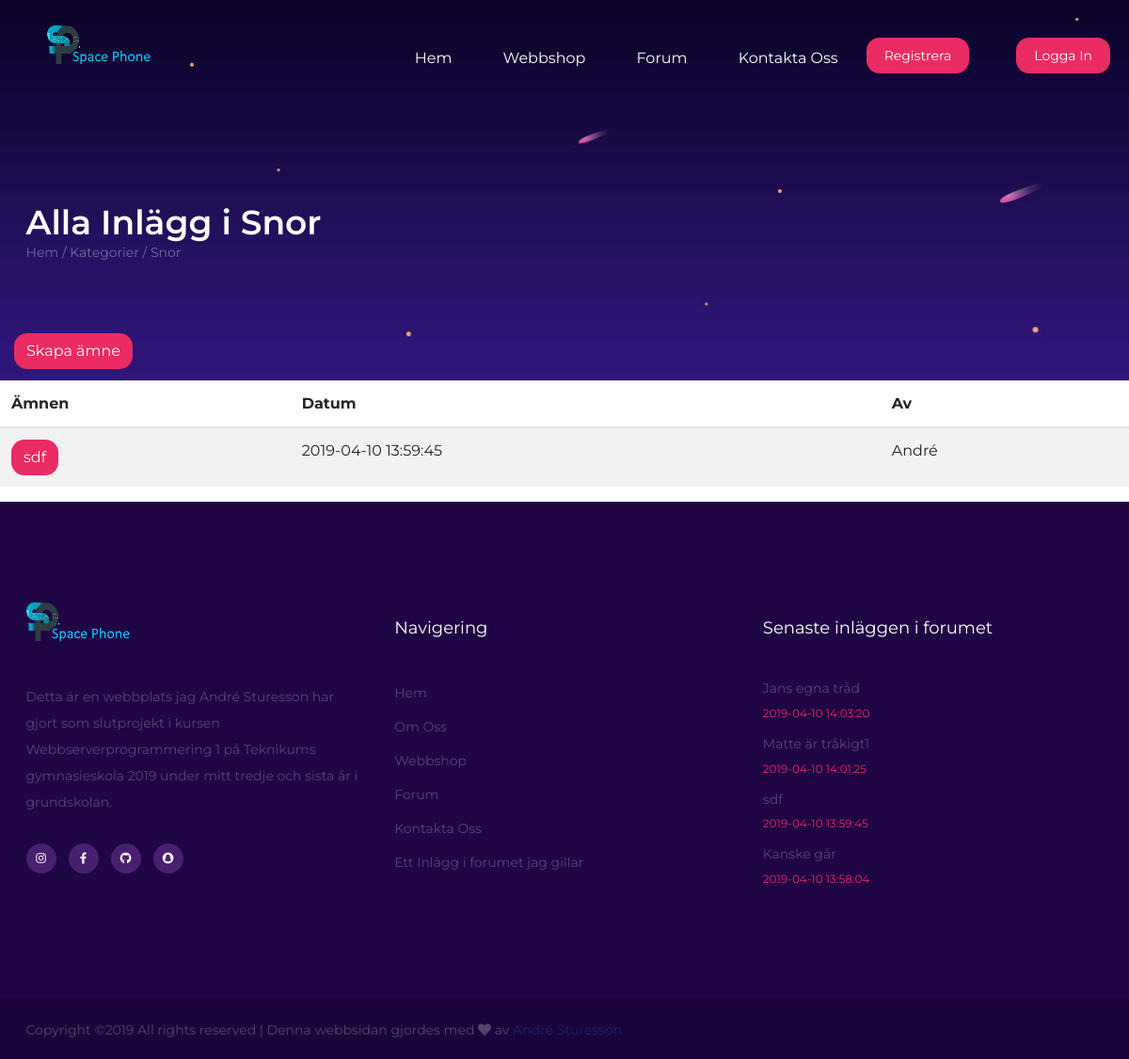
Before: /ämne.php?id=5 with the older database file.
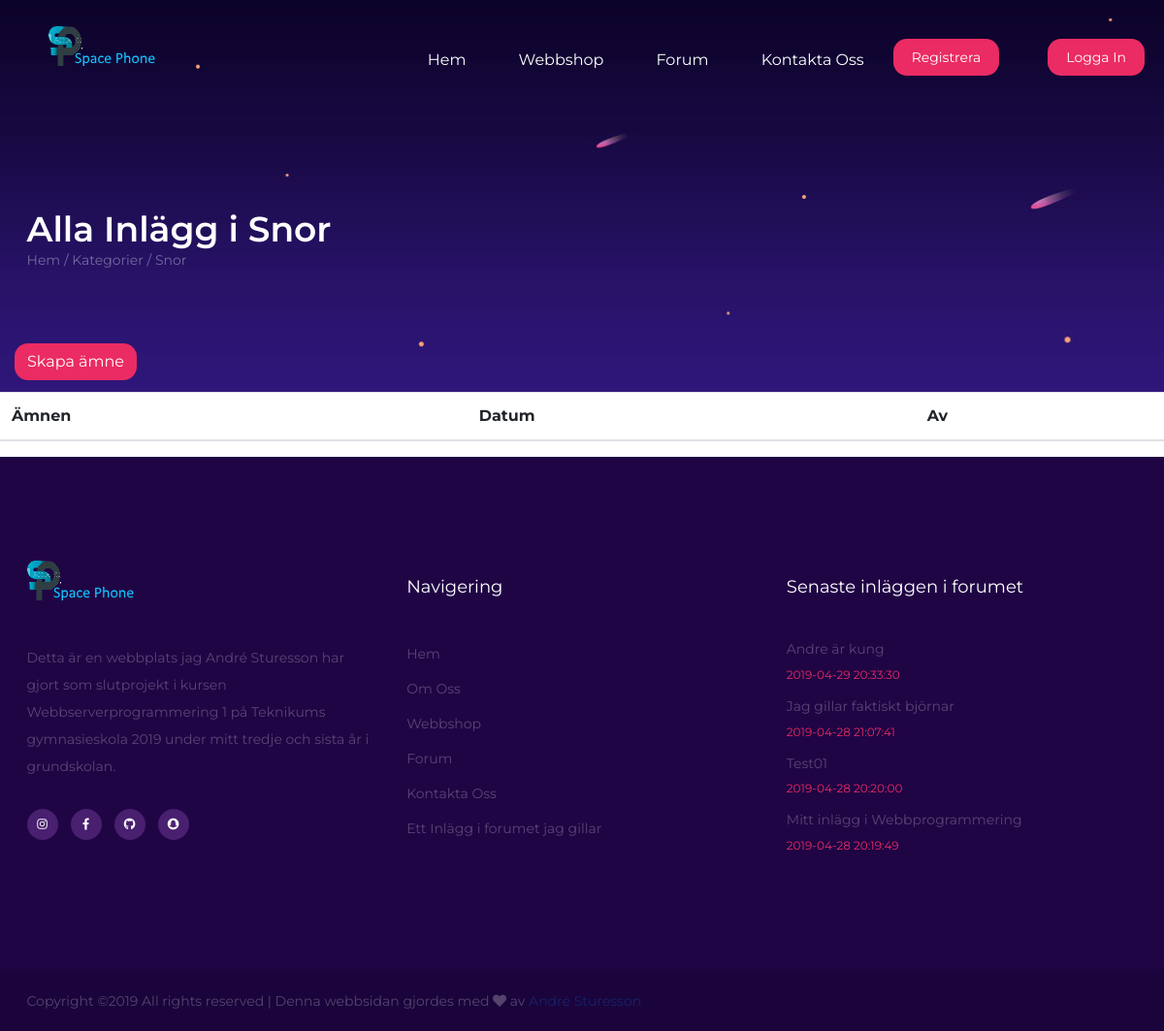
After: the same page with the newer database file.
### ämne.php (the view, shortened to what this page needs)
<?php
include 'header.php';
include 'nav.php';
$id=$_GET['id'];
$query ="SELECT * FROM ämne WHERE topic_kat='$id'";
try{
  $result = $db->prepare($query);
  $result->execute();
  $rows = $result->fetchAll();
}
catch(PDOException $ex){
  die("Kunde inte köra queryn: " . $ex->getMessage());
}
try{
$stmt = $db->query("SELECT kat_namn FROM kategorier WHERE kat_id='$id'");
$kategori = $stmt->fetch(PDO::FETCH_ASSOC);
}
catch(PDOException $ex){
  die("Kunde inte köra queryn: " . $ex->getMessage());
}
?>
<section class="page-top-section set-bg" data-setbg="img/topp-på-sida.jpg">
  <div class="container">
    <h2>Alla Inlägg i <?php echo htmlentities($kategori['kat_namn'], ENT_QUOTES, 'UTF-8'); ?>
    </h2>
    <div class="site-breadcrumb">
      <a href="index.php">Hem</a> / <a href="forum.php">Kategorier</a> / <span><?php echo $kategori['kat_namn']; ?></span>
    </div>
  </div>
  <button class="btn registreraknapp nere" onclick="window.location.href='admin/skapa-ämne.php'">Skapa ämne</button>
</section>
<table class="table table-striped">
  <thead>
    <tr>
      <th scope="col">Ämnen
      </th>
      <th scope="col">Datum
      </th>
      <th scope="col">Av
      </th>
    </tr>
  </thead>
  <tbody>
    <?php foreach($rows as $row): ?>
    <tr>
      <td>
        <a href="inlagg.php?id=<?php echo $row['topic_id'];?>"class="btn registreraknapp">
          <?php echo htmlentities($row['topic_subject'], ENT_QUOTES, 'UTF-8'); ?>
        </a>
      </td>
      <td>
        <?php echo htmlentities($row['topic_datum'], ENT_QUOTES, 'UTF-8'); ?>
      </td>
      <td>
        <?php echo htmlentities($row['topic_av'], ENT_QUOTES, 'UTF-8'); ?>
      </td>
    </tr>
    <?php endforeach; ?>
  </tbody>
</table>
<?php
include('footer.php');
?>

### footer.php (shortened to what this page needs)
<section class="footer-top-section text-white spad">
  <div class="container">
    <div class="row">
      <div class="col-lg-4">
        <div class="footer-widget about-widget">
          <img src="./img/logo.png" alt="logo">
          <p>Detta är en webbplats jag André Sturesson har gjort som slutprojekt i kursen Webbserverprogrammering 1 på Teknikums gymnasieskola 2019 under mitt tredje och sista år i grundskolan.</p>
          <div class="fw-social social">
            <a href="https://www.instagram.com/andre_sturesson/"><i class="fab fa-instagram"></i></a>
            <a href="https://www.facebook.com/andre.sturesson.9"><i class="fab fa-facebook-f"></i></a>
            <a href="https://github.com/AnStu00/Slutprojekt---Webbserverprogrammering"><i class="fab fa-github"></i></a>
            <a href="#"><i class="fab fa-snapchat"></i></a>
          </div>
        </div>
      </div>
      <div class="col-lg-4 col-md-6">
        <div class="footer-widget">
          <h4 class="fw-title">Navigering</h4>
          <div class="row">
            <div class="col-sm-8">
              <ul>
                <li><a href="">Hem</a></li>
                <li><a href="">Om Oss</a></li>
                <li><a href="">Webbshop</a></li>
                <li><a href="">Forum</a></li>
                <li><a href="">Kontakta Oss</a></li>
                <li><a href="">Ett Inlägg i forumet jag gillar</a></li>
              </ul>
            </div>
          </div>
        </div>
      </div>
      <div class="col-lg-4  col-md-6">
        <div class="footer-widget">
          <h4 class="fw-title">Senaste inläggen i forumet</h4>
          <div class="fw-latest-post-widget">
            <?php
            $query ="SELECT * FROM ämne ORDER BY topic_datum DESC";
            try{
              $result = $db->prepare($query);
              $result->execute();
              $rows = $result->fetchAll();
            }
            catch(PDOException $ex){
              die("Kunde inte köra queryn: " . $ex->getMessage());
            }
            $i=0;
  foreach($rows as $row){
    ?>
    <div class="lp-item">
      <div class="lp-content">
        <a href="inlagg.php?id=<?php echo $row['topic_id'];?>"><h6><?php echo $row['topic_subject'];?></h6></a>
        <span><?php echo $row['topic_datum'];?></span>
      </div>
    </div>
    <?php
  $i++;
  if($i==4) break;
  }
            ?>
          </div>
        </div>
      </div>
    </div>
  </div>
</section>
<footer class="footer-section">
  <div class="container">
    <div class="copyright">
Copyright &copy;<script>document.write(new Date().getFullYear());</script> All rights reserved | Denna webbsidan gjordes med <i class="fas fa-heart" aria-hidden="true"></i> av <a href="André Sturesson" target="_blank">André Sturesson</a>
</div>
  </div>
</footer>
</body>

Changed rows visible on the page:
removed ämne: topic_subject "sdf", topic_datum "2019-04-10 13:59:45", topic_av "André"
removed ämne: topic_subject "Jans egna tråd", topic_datum "2019-04-10 14:03:20", shown under "Senaste inläggen i forumet"
removed ämne: topic_subject "Matte är tråkigt1", topic_datum "2019-04-10 14:01:25", shown under "Senaste inläggen i forumet"
removed ämne: topic_subject "Kanske går", topic_datum "2019-04-10 13:58:04", shown under "Senaste inläggen i forumet"
added ämne: topic_subject "Andre är kung", topic_datum "2019-04-29 20:33:30", shown under "Senaste inläggen i forumet"
added ämne: topic_subject "Jag gillar faktiskt björnar", topic_datum "2019-04-28 21:07:41", shown under "Senaste inläggen i forumet"
added ämne: topic_subject "Test01", topic_datum "2019-04-28 20:20:00", shown under "Senaste inläggen i forumet"
added ämne: topic_subject "Mitt inlägg i Webbprogrammering", topic_datum "2019-04-28 20:19:49", shown under "Senaste inläggen i forumet"
